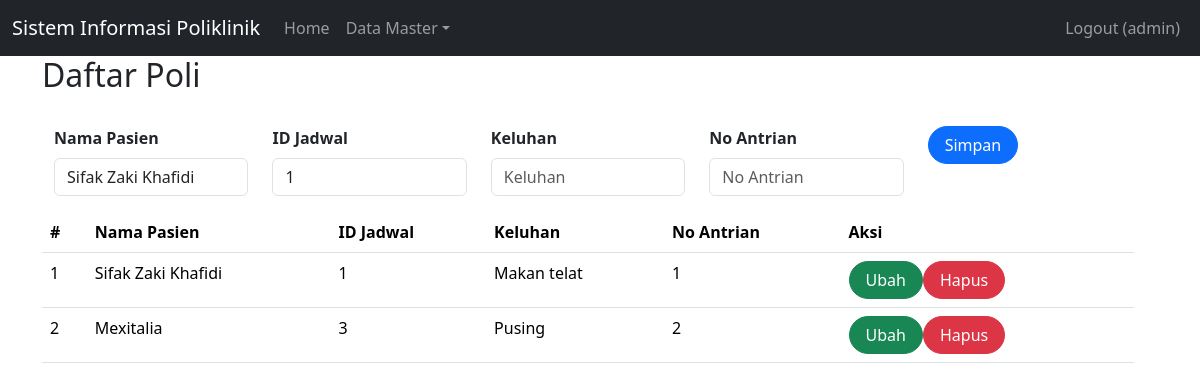
The app's page /index.php?page=daftar_poli (signed in) with its own data.
### tables this page shows
CREATE TABLE `daftar_poli` (
  `id` int(11) UNSIGNED NOT NULL,
  `id_pasien` int(11) UNSIGNED NOT NULL,
  `id_jadwal` int(11) UNSIGNED NOT NULL,
  `keluhan` text NOT NULL,
  `no_antrian` int(10) UNSIGNED NOT NULL
);

CREATE TABLE `pasien` (
  `id` int(11) UNSIGNED NOT NULL,
  `nama` varchar(255) NOT NULL,
  `alamat` varchar(255) NOT NULL,
  `no_ktp` varchar(255) NOT NULL,
  `no_hp` varchar(50) NOT NULL,
  `no_rm` varchar(25) NOT NULL
);

### daftar_poli.php (the view, shortened to what this page needs)
<div class="container">
    <h2>Daftar Poli</h2>
<br>
    <?php
include'koneksi.php';
?>
<body>
<div class="container">
    <form class="form row"  method="POST" action="" name="myForm" onsubmit="return(validate());">
    <?php
    $id_jadwal= '';
    $keluhan = '';
    $no_antrian ='';
    ?>
    <div class="row">
        <div class="col">
        <label for="inputNama" class="form-label fw-bold">
            Nama Pasien
        </label>
        <select class="form-control" name="id_pasien">
        <?php
        $selected = '';
        $pasien = mysqli_query($mysqli, "SELECT * FROM pasien");
        while ($data = mysqli_fetch_array($pasien)) {
            if ($data['id'] == $id_pasien) {
                $selected = 'selected="selected"';
            } else {
                $selected = '';
            }
        ?>
            <option value="<?php echo $data['id'] ?>" <?php echo $selected ?>><?php echo $data['nama'] ?></option>
        <?php
        }
        ?>
    </select>
    </div>
    <div class="col">
        <label for="inputNama" class="form-label fw-bold">
            ID Jadwal
        </label>
        <select class="form-control" name="id_jadwal">
        <?php
        $selected = '';
        $jadwal_periksa = mysqli_query($mysqli, "SELECT * FROM jadwal_periksa");
        while ($data = mysqli_fetch_array($jadwal_periksa)) {
            if ($data['id'] == $id_jadwal) {
                $selected = 'selected="selected"';
            } else {
                $selected = '';
            }
        ?>
            <option value="<?php echo $data['id'] ?>" <?php echo $selected ?>><?php echo $data['id_dokter'] ?></option>
        <?php
        }
        ?>
    </select>
    </div>
        <div class="col">
        <label for="inputKeluhan" class="form-label fw-bold">
            Keluhan
        </label>
        <input type="text" class="form-control" name="keluhan" id="inputKeluhan" placeholder="Keluhan" value="<?php echo $keluhan ?>">
    </div>
    <div class="col">
        <label for="inputNoAntrian" class="form-label fw-bold">
            No Antrian
        </label>
        <input type="integer" class="form-control" name="no_antrian" id="inputAntrian" placeholder="No Antrian" value="<?php echo $no_antrian ?>">
    </div>
    <div class="col">
        <button type="submit" class="btn btn-primary rounded-pill px-3" name="simpan">Simpan</button>
    </div>
    </form>
    <br>
    <br>
    <table class="table table-hover">
    <table class="table table-hover">
    <thead>
        <tr>
            <th scope="col">#</th>
            <th scope="col">Nama Pasien</th>
            <th scope="col">ID Jadwal</th>
            <th scope="col">Keluhan</th>
            <th scope="col">No Antrian</th>
            <th scope="col">Aksi</th>
        </tr>
    </thead>
        <tbody>
    <?php
    $result = mysqli_query($mysqli, "SELECT dp.*, p.nama as 'nama_pasien' FROM daftar_poli dp LEFT JOIN pasien p ON (dp.id_pasien=p.id) ORDER BY id ASC");
    if (mysqli_num_rows($result) > 0) {
        $no = 1;
        while ($data = mysqli_fetch_array($result)) {
            echo "<tr>";
            echo "<td>" . $no++ . "</td>";
            echo "<td>" . $data['nama_pasien'] . "</td>";
            echo "<td>" . $data['id_jadwal'] . "</td>";
            echo "<td>" . $data['keluhan'] . "</td>";
            echo "<td>" . $data['no_antrian'] . "</td>";
            echo "<td>";
            echo '<a class="btn btn-success rounded-pill px-3" href="index.php?page=daftar_poli&id=' . $data['id'] . '">Ubah</a>';
            echo '<a class="btn btn-danger rounded-pill px-3" href="index.php?page=daftar_poli&id=' . $data['id'] . '&aksi=hapus">Hapus</a>';
            echo "</td>";
            echo "</tr>";
        }
    } else {
        echo "No rows returned.";
    }
    ?>
    </tbody>
    </table>

### records on screen
daftar_poli: id_pasien.nama "Sifak Zaki Khafidi", id_jadwal "1", keluhan "Makan telat", no_antrian "1"
daftar_poli: id_pasien.nama "Mexitalia", id_jadwal "3", keluhan "Pusing", no_antrian "2"

### other values on screen
$_SESSION['username'] "admin"
form field id_pasien "Sifak Zaki Khafidi"
form field id_jadwal "1"
